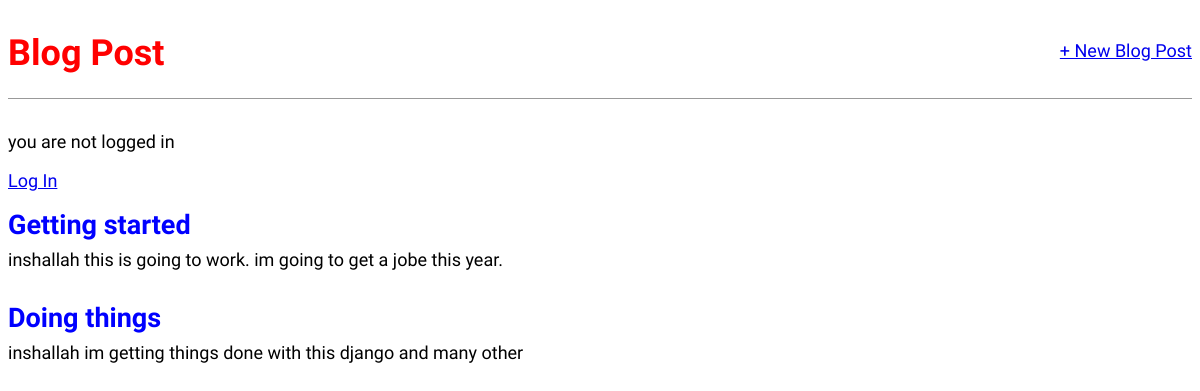
The app's page /, older data.
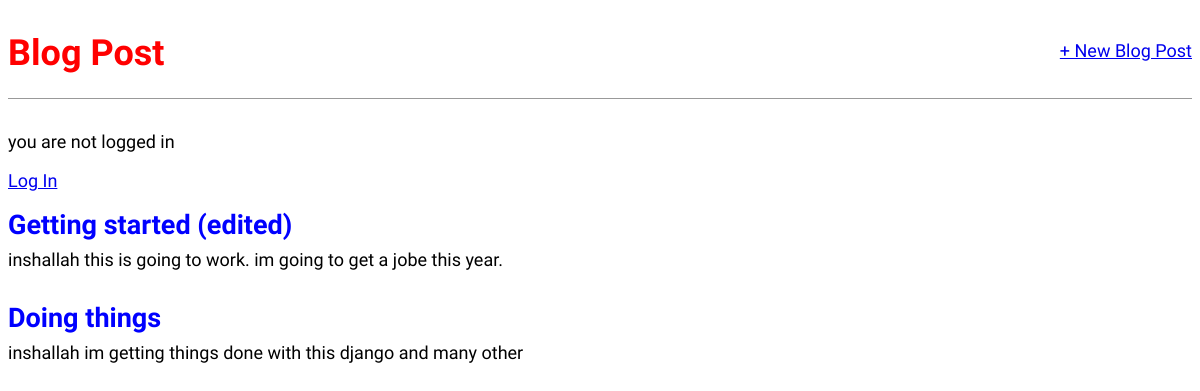
The same page, newer data.
### blog/models.py (models this page shows, shortened)
class Post(models.Model):
    title = models.CharField(max_length=250)
    author = models.ForeignKey(
        'auth.User',
        on_delete=models.CASCADE,
    )
    body = models.TextField()

### blog/views.py (the view)
# urls.py: path('', BlogListView.as_view(), name='home'),
class BlogListView(ListView):
    model = Post
    template_name = 'home.html'

### templates/home.html
{%extends 'base.html'%}
{%block content%}
{%for post in object_list%}
<div class="post-entry">
    <h2><a href="{%url 'post_detail' post.pk%}">{{ post.title }}</a></h2>
    <p>{{ post.body }}</p>
</div>
{%endfor%}
{%endblock content%}

### templates/base.html (shortened to what this page needs)
<!DOCTYPE html>
<html lang="en">
{%load static%}
<head>
    <link rel="stylesheet" href="{%static 'css/base.css'%}">
</head>
<body>
    <div>
        <header>
            <div class="nav-left">
                <h1><a href="{%url 'home'%}">Blog Post</a></h1>
            </div>
            <div class="nav-right">
                <a href="{%url 'post_new'%}">+ New Blog Post</a>
            </div>
        </header>
        {%if user.is_authenticated%}
            <p>Hi {{user.username}}!</p>
            <p><a href="{%url 'logout'%}">Log Out</a></p>
        {%else%}
            <p>you are not logged in</p>
            <p><a href="{% url 'login'%}">Log In</a></p>
        {%endif%}
        {%block content%}
        {%endblock content%}
    </div>
</body>
</html>

### static/css/base.css (style rules this page uses)
body { font-family: 'Source Sans Pro', sans-serif; font-size: 18px; }
header { border-bottom: 1px solid #999; margin-bottom: 2rem; display: flex; }
header h1 a { color: red; text-decoration: none; }
.nav-left { margin-right: auto; }
.nav-right { display: flex; padding-top: 2rem; }
.post-entry { margin-bottom: 2rem; }
.post-entry h2 { margin: 0.5rem 0; }
.post-entry h2 a, .post-entry h2 a:visited { color: blue; text-decoration: none; }
.post-entry p { margin: 0; font-weight: 400; }

Row changes from the older to the newer data that the page shows:
changed Post "inshallah this is going to work. im going to get a jobe this year.": title "Getting started" → "Getting started (edited)"
